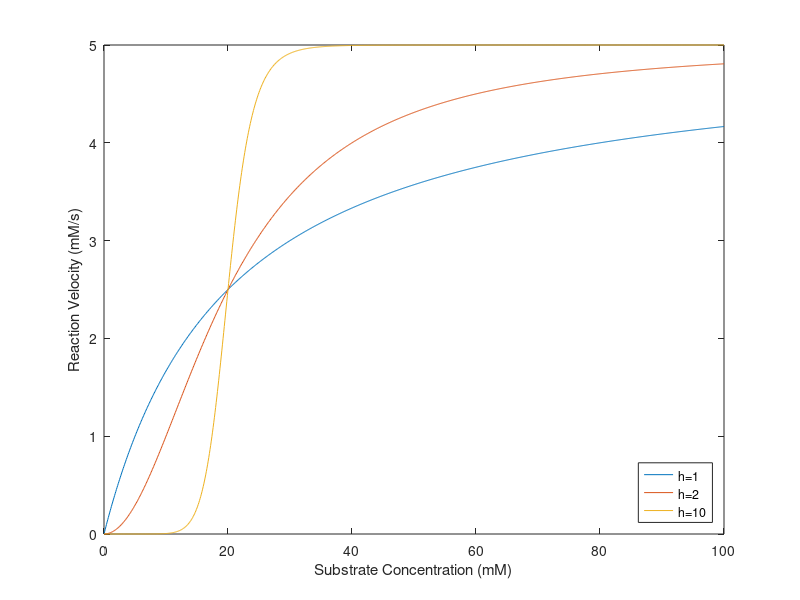
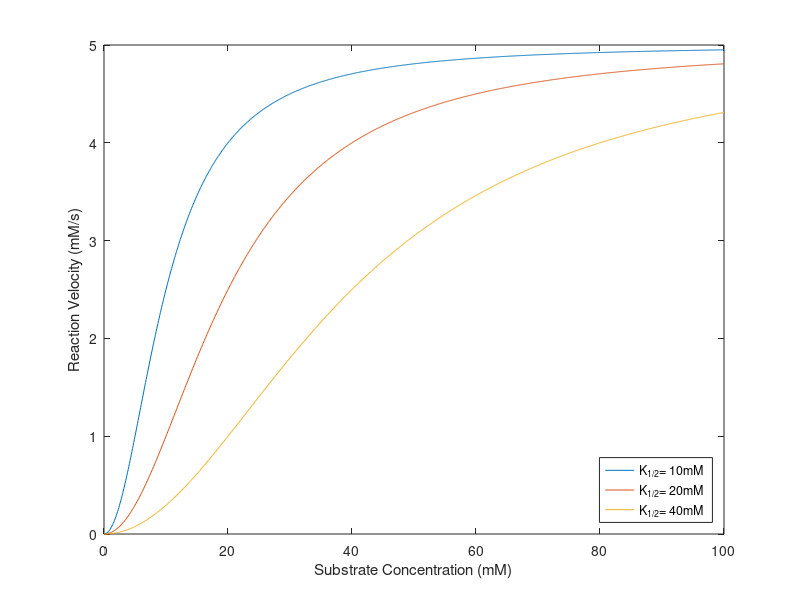
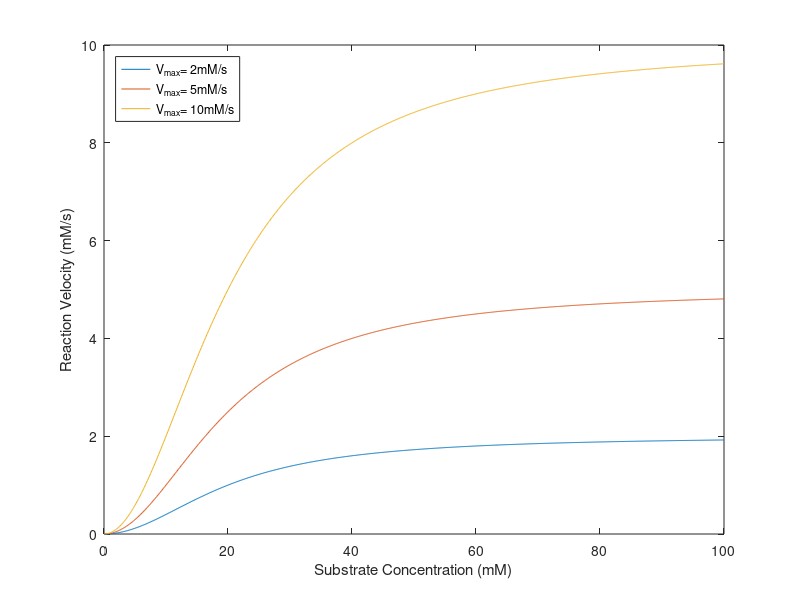
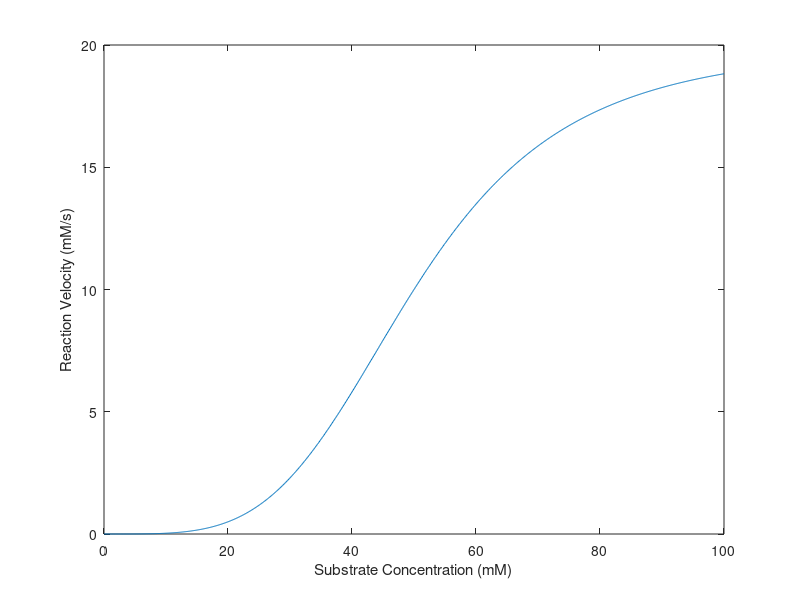

The MATLAB source for these figures, in order:
%% Part A: Understanding the Hill equation
%% 1.
%% 1(a)
fig1 = figure(1);
S = 0:0.1:100; % mM
Vmax = 5; % mM/s
K = 20.0; % mM

h1 = 1;
v1 = (Vmax.*(S.^h1))./((K.^h1) + (S.^h1));
plot(S, v1)
hold on

h2 = 2;
v2 = (Vmax.*(S.^h2))./((K.^h2) + (S.^h2));
plot(S, v2)
hold on

h3 = 10;
v3 = (Vmax.*(S.^h3))./((K.^h3) + (S.^h3));
plot(S, v3)

xlabel('Substrate Concentration (mM)')
ylabel('Reaction Velocity (mM/s)')
legend('h=1', 'h=2', 'h=10', 'Location','southeast')
hold off

%% 1(b)
fig2 = figure(2);
S = 0:0.1:100; % mM
Vmax = 5; % mM/s
h = 2;

K1 = 10.0; % mM
v1 = (Vmax.*(S.^h))./((K1.^h) + (S.^h));
plot(S, v1)
hold on

K2 = 20.0;
v2 = (Vmax.*(S.^h))./((K2.^h) + (S.^h));
plot(S, v2)
hold on

K3 = 40.0;
v3 = (Vmax.*(S.^h))./((K3.^h) + (S.^h));
plot(S, v3)

xlabel('Substrate Concentration (mM)')
ylabel('Reaction Velocity (mM/s)')
legend('K_{1/2}= 10mM', 'K_{1/2}= 20mM', 'K_{1/2}= 40mM', 'Location','southeast')
hold off

%% 1(c)
fig3 = figure(3);
S = 0:0.1:100; % mM
K = 20.0; % mM
h = 2;

Vmax1 = 2; % mM/s
v1 = (Vmax1.*(S.^h))./((K.^h) + (S.^h));
plot(S, v1)
hold on

Vmax2 = 5; % mM/s
v2 = (Vmax2.*(S.^h))./((K.^h) + (S.^h));
plot(S, v2)
hold on

Vmax3 = 10; % mM/s
v3 = (Vmax3.*(S.^h))./((K.^h) + (S.^h));
plot(S, v3)

xlabel('Substrate Concentration (mM)')
ylabel('Reaction Velocity (mM/s)')
legend('V_{max}= 2mM/s', 'V_{max}= 5mM/s', 'V_{max}= 10mM/s', 'Location','northwest')
hold off

%% 2.
%% 2(b)
clear
fig4 = figure(4);
S = 0:0.1:100; % mM
Vmax = 20; % mM/s
K = 50; % mM
h = 4;
v = (Vmax.*(S.^h))./((K.^h) + (S.^h));
plot(S, v)
xlabel('Substrate Concentration (mM)')
ylabel('Reaction Velocity (mM/s)')

%% 3.
%% 3(a)
clear
fig5 = figure(5);
Vmax = 20; % mM/s
K = 50; % mM
h = 4;

deltaT = 0.01; % s
maxT = 10; % s
numiterations = maxT/deltaT;
t = 0:deltaT:maxT;
S0 = 100; % initial concentration (mM)
S = zeros(size(t));
S(1) = S0;
for i = 1:numiterations
    dSdt = -(Vmax*(S(i)^h))/((K^h) + (S(i)^h));
    S(i+1) = S(i) + dSdt*deltaT;
end
plot(t, S)
xlabel('Time (s)')
ylabel('Substrate Concentration (mM)')
